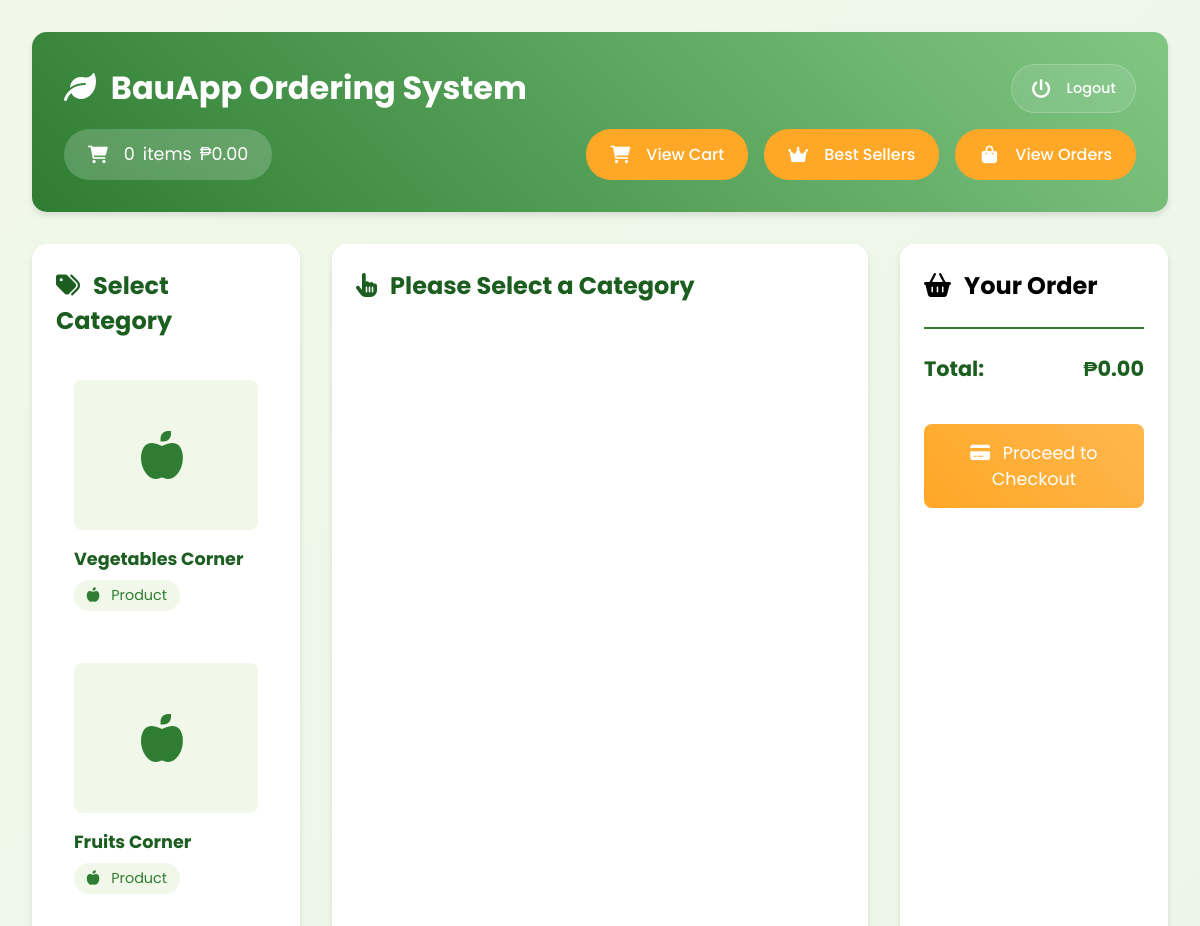
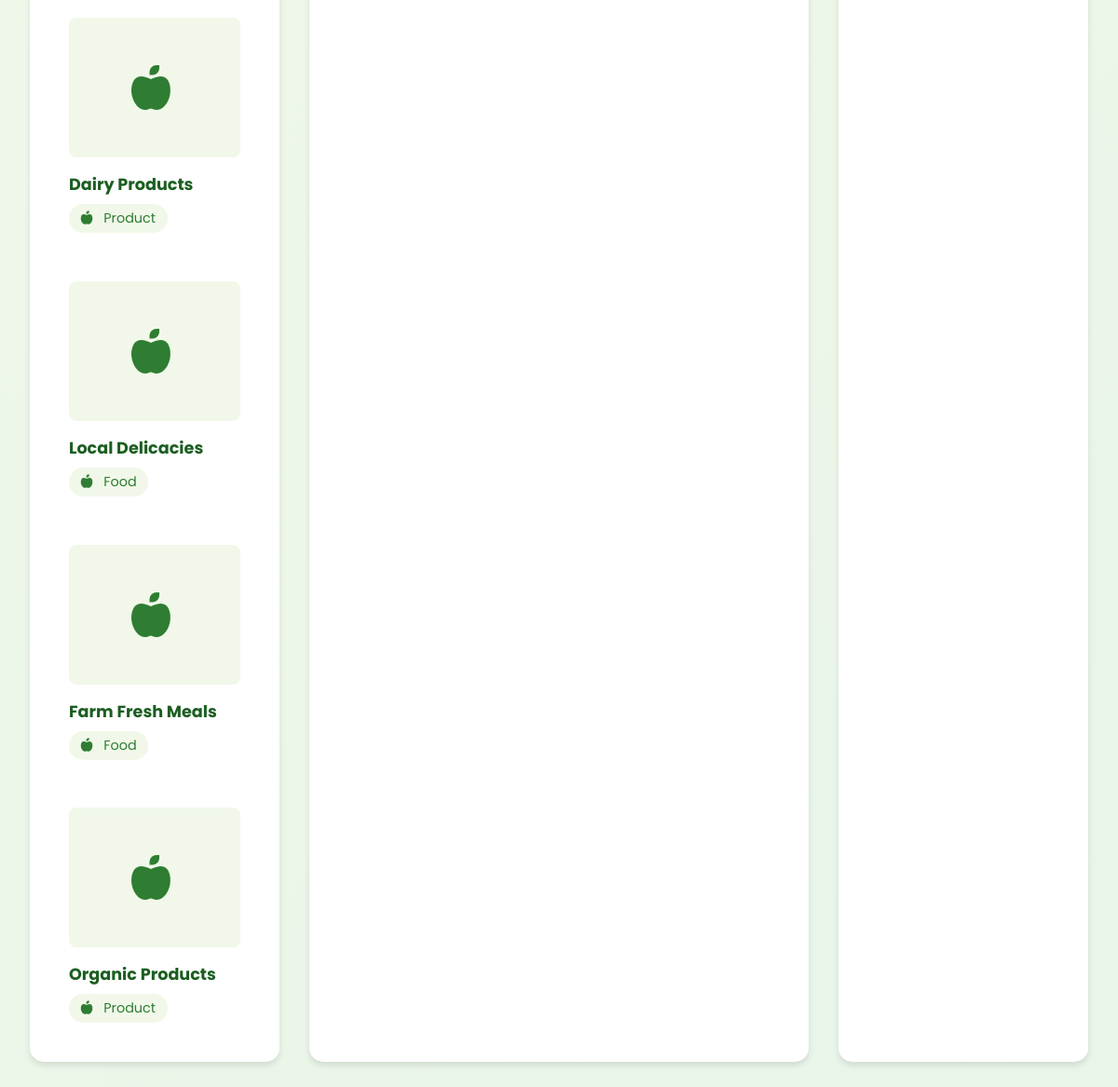
Page /dashboard.php on the committed database (2 pictures, top to bottom).
### tables this page shows
CREATE TABLE `categories` (
  `category_id` int(11) NOT NULL,
  `category_name` varchar(50) NOT NULL,
  `category_type` enum('food','product') NOT NULL,
  `image_url` varchar(255) DEFAULT NULL
);

### dashboard.php (the view, shortened to what this page needs)
<?php
include 'includes/database.php';
$categories_sql = "SELECT * FROM categories";
$categories_result = $conn->query($categories_sql);
$selected_category = isset($_GET['category']) ? $_GET['category'] : null;
?>
<!DOCTYPE html>
<html lang="en">
<head>
    <link rel="stylesheet" href="css/style.css">
    <link rel="stylesheet" href="https://cdnjs.cloudflare.com/ajax/libs/font-awesome/6.0.0/css/all.min.css">
</head>
<body>
    <div class="dashboard-container">
        <header>
            <div class="header-top">
                <h1><i class="fas fa-leaf"></i> BauApp Ordering System</h1>
                <a href="index.php" class="logout-btn">
                    <i class="fas fa-power-off"></i>
                    <span>Logout</span>
                </a>
            </div>
            <div class="header-actions">
                <div class="cart-summary">
                    <i class="fas fa-shopping-cart"></i>
                    <span id="cart-count">0</span> items
                    <span id="cart-total">₱0.00</span>
                </div>
                <div class="header-buttons">
                    <button onclick="toggleCart()" class="view-cart-btn">
                    </button>
                    <button onclick="toggleBestSellers()" class="best-sellers-btn">
                        <i class="fas fa-crown"></i> Best Sellers
                    </button>
                    <a href="admin_orders.php" class="admin-btn">
                        <i class="fas fa-shopping-bag"></i> View Orders
                    </a>
                </div>
            </div>
        </header>
        <main>
            <div class="categories-section">
                <h2><i class="fas fa-tags"></i> Select Category</h2>
                <div class="categories-grid">
                    <?php
                    if ($categories_result->num_rows > 0) {
                        while($category = $categories_result->fetch_assoc()) {
                            $active_class = ($selected_category == $category['category_id']) ? 'active' : '';
                            echo '<a href="?category=' . $category['category_id'] . '" class="category-card ' . $active_class . '">';
                            echo '<div class="category-icon"><i class="fas fa-' . ($category['category_type'] == 'vegetable' ? 'carrot' : 'apple-alt') . ' fa-3x"></i></div>';
                            echo '<h3>' . $category['category_name'] . '</h3>';
                            echo '<span class="category-type"><i class="fas fa-' . ($category['category_type'] == 'vegetable' ? 'carrot' : 'apple-alt') . '"></i> ' . ucfirst($category['category_type']) . '</span>';
                            echo '</a>';
                        }
                    }
                    ?>
                </div>
            </div>
            <div class="products-section">
                <h2>
                    <?php if ($selected_category): ?>
                        <i class="fas fa-box"></i> Select Items
                    <?php else: ?>
                        <i class="fas fa-hand-pointer"></i> Please Select a Category
                    <?php endif; ?>
                </h2>
            </div>
            <div class="cart-container">
                <h2><i class="fas fa-shopping-basket"></i> Your Order</h2>
                <div class="cart-total">
                    <h3>Total: <span id="total-amount">₱0.00</span></h3>
                </div>
                <button onclick="checkout()" class="checkout-btn"><i class="fas fa-credit-card"></i> Proceed to Checkout</button>
            </div>
        </main>
    </div>
</body>
</html>

### dashboard.php (style rules this page uses)
.best-sellers-btn { background: var(--primary-color); color: white; padding: 0.8rem 1.5rem; border: none; border-radius: 25px; cursor: pointer; display: flex; align-items: center; gap: 0.5rem; font-weight: 500; transition: all var(--transition-speed); }
.header-buttons { display: flex; align-items: center; gap: 1rem; }
.view-cart-btn, .best-sellers-btn, .admin-btn { background: var(--accent-color); color: white; padding: 0.8rem 1.5rem; border: none; border-radius: 25px; cursor: pointer; display: flex; align-items: center; gap: 0.5rem; font-weight: 500; transition: all var(--transition-speed); text-decoration: none; font-size: 1rem; min-width: 140px; justify-content: center; }
.view-cart-btn i, .best-sellers-btn i, .admin-btn i { font-size: 1.1rem; width: 20px; text-align: center; }

### rows in the picture
categories: category_name "Vegetables Corner", category_type "Product"
categories: category_name "Fruits Corner", category_type "Product"
categories: category_name "Dairy Products", category_type "Product"
categories: category_name "Local Delicacies", category_type "Food"
categories: category_name "Farm Fresh Meals", category_type "Food"
categories: category_name "Organic Products", category_type "Product"
